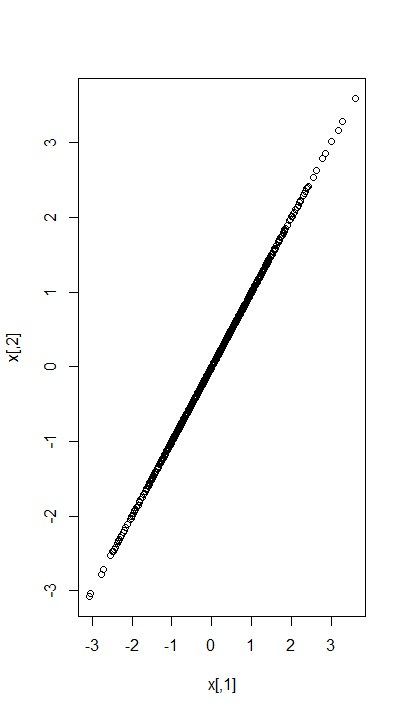

Recreate this plot in R.
library(mvtnorm )
sigma <- matrix(c(1,.9,1,.9), ncol=2)
x <- rmvnorm(n=1000, mean = c(0,0) , sigma )
plot(x)
